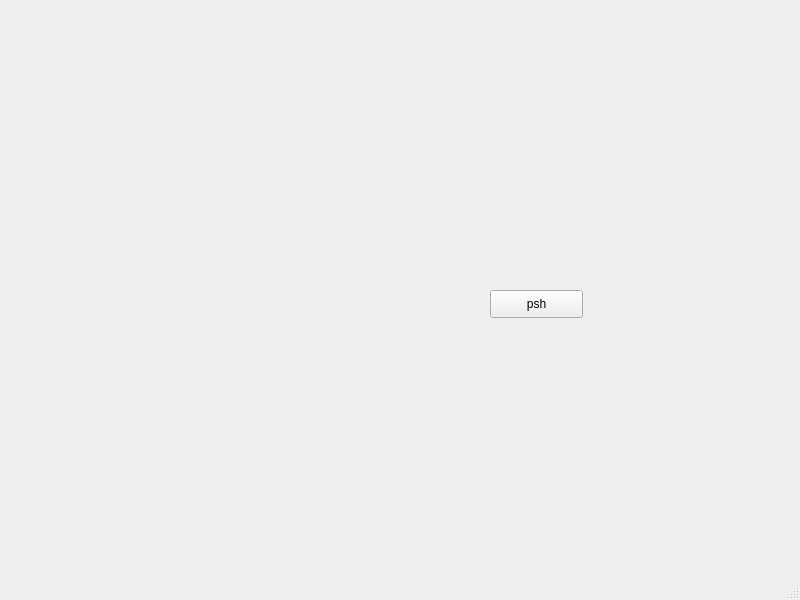
<?xml version="1.0" encoding="UTF-8"?>
<ui version="4.0">
 <class>CHd</class>
 <widget class="QMainWindow" name="CHd">
  <property name="geometry">
   <rect>
    <x>0</x>
    <y>0</y>
    <width>800</width>
    <height>600</height>
   </rect>
  </property>
  <property name="windowTitle">
   <string>MainWindow</string>
  </property>
  <widget class="QWidget" name="centralwidget">
   <widget class="QPushButton" name="pushButton">
    <property name="geometry">
     <rect>
      <x>490</x>
      <y>290</y>
      <width>93</width>
      <height>28</height>
     </rect>
    </property>
    <property name="text">
     <string>psh</string>
    </property>
   </widget>
  </widget>
  <widget class="QMenuBar" name="menubar">
   <property name="geometry">
    <rect>
     <x>0</x>
     <y>0</y>
     <width>800</width>
     <height>26</height>
    </rect>
   </property>
  </widget>
  <widget class="QStatusBar" name="statusbar"/>
 </widget>
 <resources/>
 <connections/>
</ui>
